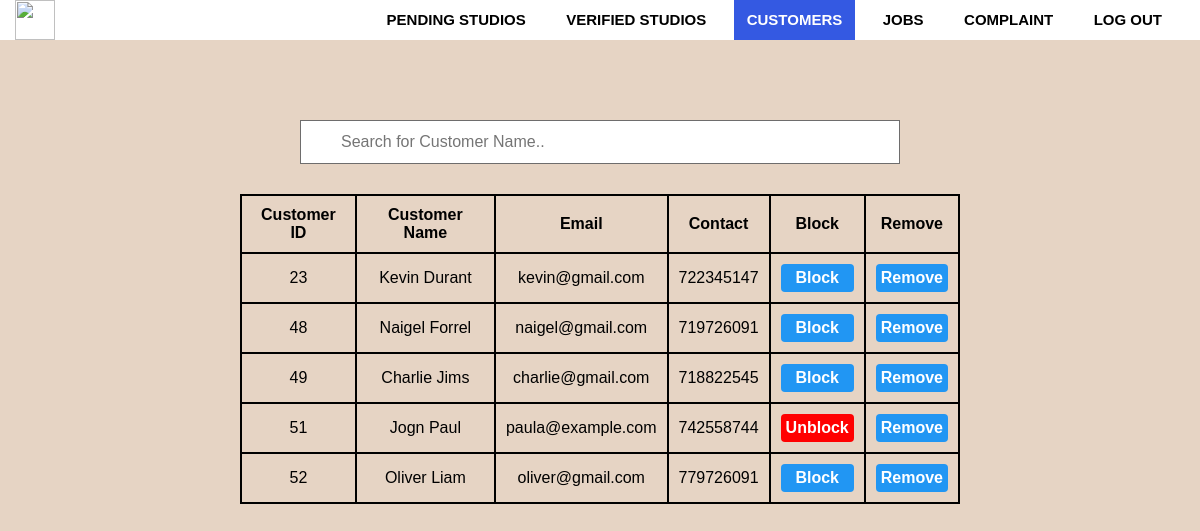
Page /admin/customers.php on the committed database.
### tables this page shows
CREATE TABLE `customer` (
  `c_id` int(6) NOT NULL,
  `first_name` varchar(60) NOT NULL,
  `last_name` varchar(60) NOT NULL,
  `email` varchar(60) NOT NULL,
  `tele_no` int(10) NOT NULL,
  `password` varchar(60) NOT NULL,
  `email_verified` tinyint(1) NOT NULL DEFAULT 0,
  `blocked` int(1) NOT NULL DEFAULT 0,
  `image` varchar(500) NOT NULL,
  `status` varchar(10) NOT NULL DEFAULT 'Active now'
);

### admin/customers.php (the view, shortened to what this page needs)
<?php
  if(!isset($_GET['errors'])){
    $query = "SELECT * FROM customer WHERE email_verified = 1";
    $result_set = mysqli_query($connection,$query);
    if($result_set){
      if(mysqli_num_rows($result_set)==0){
        header('Location: customers.php?error=There are no verified customers.');
      }
      else{
        $table = "<table style='max-width:60%;' id='customers'>";
        $table .= "<tr><th>Customer ID</th><th>Customer Name</th><th>Email</th><th>Contact</th><th>Block</th><th>Remove</th></tr>";
        while($record =mysqli_fetch_assoc($result_set)){
          $table .= "<tr>";
          $table .= "<td>".$record['c_id']."</td>";
          $table .= "<td>".$record['first_name']." ".$record['last_name']."</td>";
          $table .= "<td>".$record['email']."</td>";
          $table .= "<td>".$record['tele_no']."</td>";
          if($record['blocked']==0){
            $table .= "<td>"."<form action=customers.php?cust_block=$record[c_id] method='post' ><button type='submit'>Block</button></form>"."</td>";
          }
          else{
            $table .= "<td>"."<form action=customers.php?cust_unblock=$record[c_id] method='post' ><button style='background-color:red;' type='submit'>Unblock</button></form>"."</td>";
          }
          $table .= "<td>"."<button type='submit' onclick='removeme($record[c_id])'>Remove</button>"."</td>";
          $table .= "</tr>";
        }
      }
    }
  }
?>
<!DOCTYPE html>
<html>
<head>
   <link rel="stylesheet" type="text/css" href="css/admin.css">
   <?php require_once('inc/navbar.php'); ?>
</head>
<body>
<div class="row">
<input type="text" id="myInput" onkeyup="myFunction()" placeholder="Search for Customer Name.." title="Type in a Name">
    <?php
         if(isset($_GET['error'])){
            echo '<div class="error">';
               echo $_GET['error'];
            echo '</div>';
           }
           else{
            echo $table;
           }
    ?>
</div>
</body>
</html>

### admin/css/admin.css (style rules this page uses)
body { margin: 0; padding: 0; font-family: Arial, Helvetica, sans-serif; background-color: rgb(230, 212, 196); height:100vh; overflow:inherit; }
.row { width: 100%; position: absolute; top:15%; display:block; }
input { background-position: 10px 10px; background-repeat: no-repeat; width: 50%; font-size: 16px; padding: 12px 20px 12px 40px; border: 1px solid rgb(110, 109, 109); margin-bottom: 30px; margin-left: auto; margin-right: auto; display: block; }
button { width: 100%; padding: 5px; box-sizing: border-box; border-radius: 4px; background: #2196F3; color: white; font-weight: bold; font-size: 16px; border:none; cursor: pointer; background-position: 10px 10px; }
table { border-collapse : collapse; max-width: 95%; margin-left: auto; margin-right: auto; display: block; }
td,th { border: 2px solid black; text-align:center; padding: 10px; }

### admin/inc/navbar.php (style rules this page uses)
* { padding: 0; margin: 0; text-decoration: none; list-style: none; box-sizing: border-box; }

### rows in the picture
customer: c_id "23", first_name "Kevin", last_name "Durant", email "kevin@gmail.com", tele_no "722345147"
customer: c_id "48", first_name "Naigel", last_name "Forrel", email "naigel@gmail.com", tele_no "719726091"
customer: c_id "49", first_name "Charlie", last_name "Jims", email "charlie@gmail.com", tele_no "718822545"
customer: c_id "51", first_name "Jogn", last_name "Paul", email "paula@example.com", tele_no "742558744"
customer: c_id "52", first_name "Oliver", last_name "Liam", email "oliver@gmail.com", tele_no "779726091"
